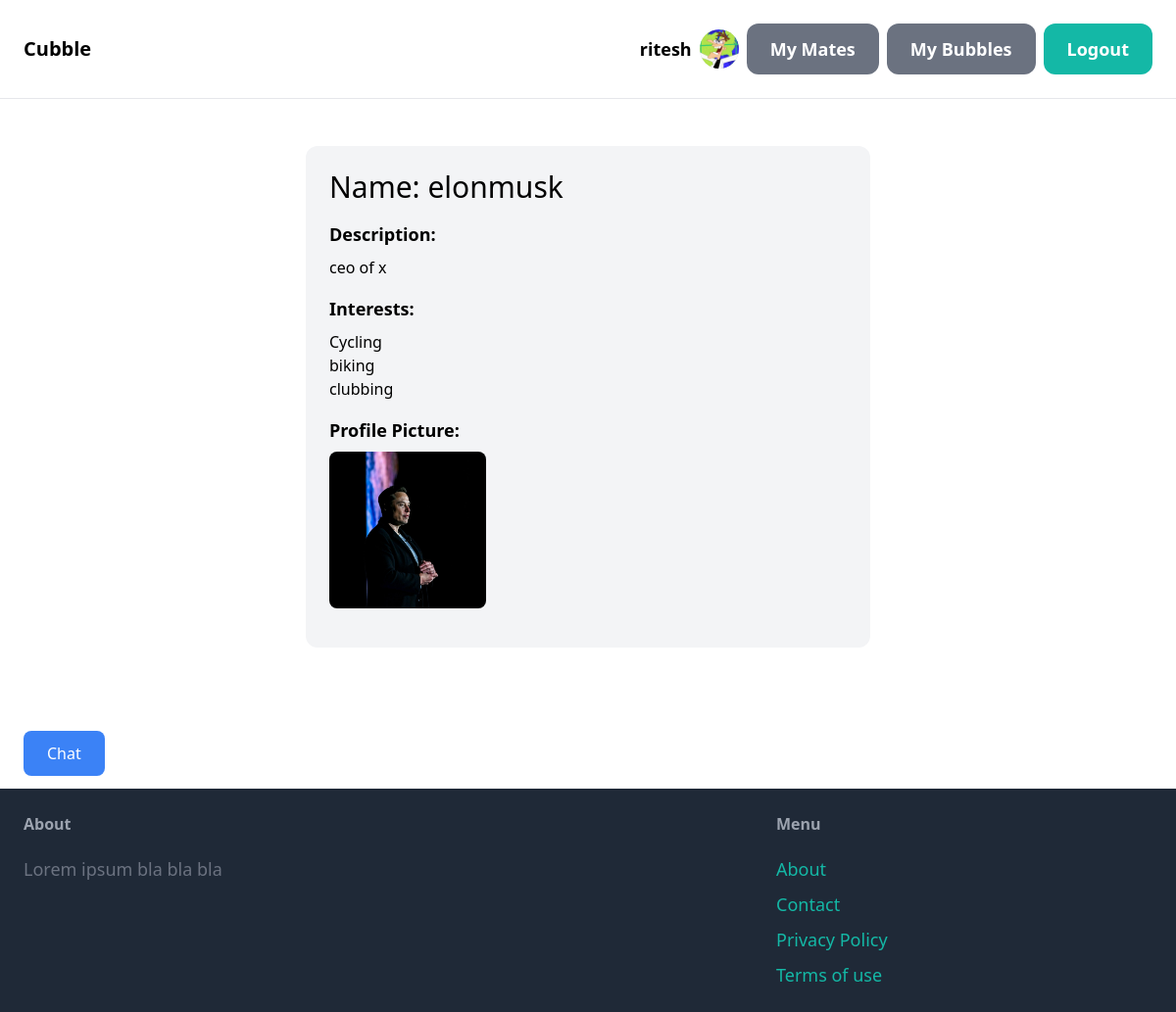
/friend_profile/elonmusk/ (signed in), run on the app's committed database.
### core/models.py (models this page shows, shortened)
class Profile(models.Model):
    user_id = models.OneToOneField(User, related_name='Profile', on_delete=models.CASCADE)
    description = models.CharField(max_length = 500, blank=True)
    interests = models.ManyToManyField(ProfileTag, blank=True)
    profile_pic = models.ImageField(upload_to='profil_pic', blank=True)

class ProfileTag(models.Model):
    name = models.CharField(max_length=100)

### core/views.py (the view)
# urls.py: path('friend_profile/<str:friend_username>/', views.friend_profile_view, name='friend_profile_view'),
@friend_required
def friend_profile_view(request, friend_username):
    friend_profile = get_object_or_404(User, username=friend_username)
    logged_in_user_profile = request.user  # Assuming profile is linked to User
    return render(request, 'core/friend_profile.html', {
        'friend_profile': friend_profile,
        'logged_in_user_profile': logged_in_user_profile,
    })

### core/templates/core/friend_profile.html (shortened to what this page needs)
{% extends 'core/base.html' %}
{% block content %}
<div class="w-1/2 my-6 mx-auto p-6 bg-gray-100 rounded-xl">
    <h1 class="mb-4 text-3xl">Name: {{ friend_profile.username }}</h1>
    <div class="mb-4">
        <h2 class="text-lg font-semibold mb-2">Description:</h2>
        <p>{{ friend_profile.Profile.description }}</p>
    </div>
    <div class="mb-4">
        <h3 class="text-lg font-semibold mb-2">Interests:</h3>
        <ul>
            {% for interest in friend_profile.Profile.interests.all %}
                <li>{{ interest.name }}</li>
            {% endfor %}
        </ul>
    </div>
    <div class="mb-4">
        <h3 class="text-lg font-semibold mb-2">Profile Picture:</h3>
        {% if friend_profile.Profile.profile_pic %}
            <img src="{{ friend_profile.Profile.profile_pic.url }}" alt="Profile Picture" class="w-40 h-auto rounded-lg">
        {% endif %}
    </div>
</div>
<br><br><br>
<a href="{% url 'core:friend_chat' friend_username=friend_profile.username %}" class="bg-blue-500 text-white px-6 py-3 rounded-lg mt-6 hover:bg-blue-700">Chat</a>
{% endblock %}

### core/templates/core/base.html (shortened to what this page needs)
<!DOCTYPE html>
<html lang="en">
<head>
    <Script src="https://cdn.tailwindcss.com"></Script>
</head>
<body>
    <nav class="py-6 px-6 flex justify-between items-center border-b border-gray-200">
        <a href="/" class="text-xl font-semibold"> Cubble </a>
        <div class="space-x-6">
            {% if request.user.is_authenticated %}
                <div class="flex items-center space-x-2">
                    <a href="{% url 'core:user_profile' %}" class="flex items-center space-x-2">
                        <span class="text-lg font-semibold">{{ request.user.username }}</span>
                        <div class="h-10 w-10 rounded-full overflow-hidden bg-gray-300">
                            {% if request.user.Profile.profile_pic %}
                                <img src="{{ request.user.Profile.profile_pic.url }}" alt="Profile Pic" class="h-full w-full object-cover">
                            {% endif %}
                        </div>
                    </a>
                    <a href="{% url 'core:myfriends' %}" class="px-6 py-3 text-lg font-semibold bg-gray-500 text-white rounded-xl hover:bg-gray-700">My Mates</a>
                    <a href="{% url 'core:mybubbles' %}" class="px-6 py-3 text-lg font-semibold bg-gray-500 text-white rounded-xl hover:bg-gray-700">My Bubbles</a>
                    <a href="{% url 'core:logout' %}" class="px-6 py-3 text-lg font-semibold bg-teal-500 text-white rounded-xl hover:bg-teal-700">Logout</a>
                </div>
            {% else %}
                <a href="{% url 'core:signup' %}" class="px-6 py-3 text-lg font-semibold bg-teal-500 text-white rounded-xl hover:bg-teal-700">Sign up</a>
                <a href="{% url 'core:login' %}" class="px-6 py-3 text-lg font-semibold bg-gray-500 text-white rounded-xl hover:bg-gray-700">Log in</a>
            {% endif %}
        </div>
    </nav>
    <div class="px-6 py-6">
        {% block content %}
        {% endblock %}
    </div>
    <footer class="py-6 px-6 flex justify-between bg-gray-800">
        <div class="w-2/3 pr-10">
            <h3 class="mb-5 font-semibold text-gray-400"> About </h3>
            <p class="text-lg text-gray-500"> Lorem ipsum bla bla bla </p>
        </div>
        <div class="w-1/3">
            <h3 class="mb-5 font-semibold text-gray-400"> Menu </h3>
            <ul class="space-y-2">
                <li><a href="#" class="text-lg text-teal-500 hover:text-teal-700">About</a></li>
                <li><a href="#" class="text-lg text-teal-500 hover:text-teal-700">Contact</a></li>
                <li><a href="#" class="text-lg text-teal-500 hover:text-teal-700">Privacy Policy</a></li>
                <li><a href="#" class="text-lg text-teal-500 hover:text-teal-700">Terms of use</a></li>
            </ul>
        </div>
    </footer>
</body>
</html>

### data on the page
ProfileTag: name "Cycling"
ProfileTag: name "biking"
ProfileTag: name "clubbing"

### other printed values
{{ request.user.username }} "ritesh"
{{ friend_profile.username }} "elonmusk"
{{ friend_profile.Profile.description }} "ceo of x"
